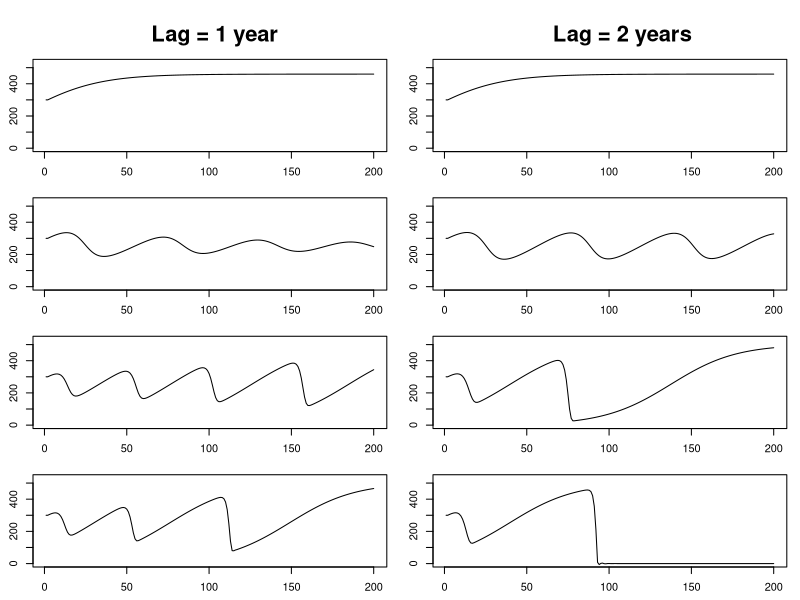
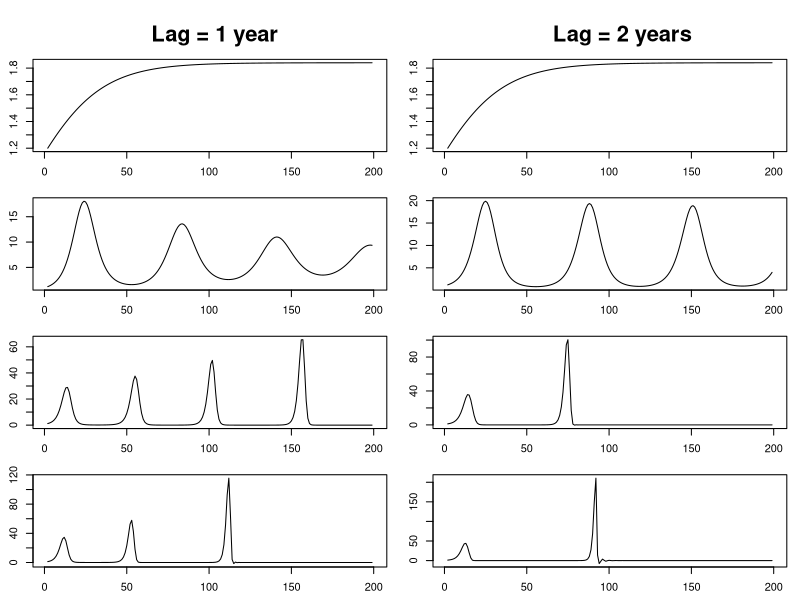

Here is the R script that generated these plots, in order:
##################
# Simple SES model 

# classic logistic growth model 
# plus fishing mortality
# similar to predator-prey models, there is negative feedback between fishing pressure and fish abundance

###################

# number of years
n.years = 200

# scenarios
F.sens = data.frame(scalar = rep(c(0, 0.5, 1, 2, 3, 4),2), 
                    lag = c(1,1,1,1,1,1,2,2,2,2,2,2)) # sensitivity to changes in fish abundance

# Define ecological state variables
N <- matrix(nrow = n.years, ncol = length(F.sens[,1])) # Population size
r <- matrix(nrow = n.years, ncol = length(F.sens[,1])) # Intrinsic growth rate

# Define social state variables
F <- matrix(nrow = n.years, ncol = length(F.sens[,1])) # Fishing effort
C <- matrix(nrow = n.years, ncol = length(F.sens[,1])) # Catch rate
P <- matrix(nrow = n.years, ncol = length(F.sens[,1])) # Policy regulations

# Define model parameters
alpha <- 0.05 # Growth rate coefficient
K <- 500 # Carrying capacity
gamma <- 0.02 # Catch rate coefficient
delta <- 0.1 # Policy coefficient

# Define initial values for year 1
N[1:2,] <- 300
F[1:2,] <- 0.2

# Define model equations
for(j in 1:length(F.sens[,1])){
  for (t in 3:n.years) {

        # Social dynamics
    C[t-1,j] <- gamma * F[t-1,j] * N[t-1,j]             # catch is a function of population size, fishing intensity, and catch rate (gamma)
    P[t-1,j] <- ((N[t-F.sens[j,2],j]/K) -  0.5) * F.sens[j,1]  # policy enforcement becomes more lenient when population approaches carrying capacity (can include lagged policy changes) 
    F[t,j] <- F[t-1,j] + (P[t-1,j] * F[t-1,j])          # fishing pressure changes with yearly changes in enforcement
    
    # Ecological dynamics
    r[t-1,j] <- alpha * N[t-1,j]
    N[t,j] <- N[t-1,j] + r[t-1,j] * (1 - N[t-1,j]/K) - C[t-1,j] 
    
    
  }
}


# Plot population size and fishing effort over time
pdf(file = "cyclic_lag.pdf", width = 6, height = 8)

par(mar=c(0,0,0,0))

layout(matrix(c(1,2,3,4,5,1,6,7,8,9),ncol=2),heights=c(1,3,3,3,3))

plot.new()

text(0.25,0.2,"Lag = 1 year",cex=2,font=2)
text(0.8,0.2,"Lag = 2 years",cex=2,font=2)

par(mar=c(2.5,2.5,1,1))
plot(N[,1], type = "l", ylab = "Population size", ylim = c(0,max(N, na.rm=T)+50))
plot(N[,3], type = "l", ylab = "Population size", ylim = c(0,max(N, na.rm=T)+50))
plot(N[,5], type = "l", ylab = "Population size", ylim = c(0,max(N, na.rm=T)+50))
plot(N[,6], type = "l", ylab = "Population size", ylim = c(0,max(N, na.rm=T)+50))
plot(N[,7], type = "l", ylab = "Population size", ylim = c(0,max(N, na.rm=T)+50))
plot(N[,9], type = "l", ylab = "Population size", ylim = c(0,max(N, na.rm=T)+50))
plot(N[,11], type = "l", ylab = "Population size", ylim = c(0,max(N, na.rm=T)+50))
plot(N[,12], type = "l", ylab = "Population size", ylim = c(0,max(N, na.rm=T)+50))

dev.off()

# Plot population size and fishing effort over time
pdf(file = "cyclic_lag_catch.pdf", width = 6, height = 8)

par(mar=c(0,0,0,0))

layout(matrix(c(1,2,3,4,5,1,6,7,8,9),ncol=2),heights=c(1,3,3,3,3))

plot.new()

text(0.25,0.2,"Lag = 1 year",cex=2,font=2)
text(0.8,0.2,"Lag = 2 years",cex=2,font=2)

par(mar=c(2.5,2.5,1,1))
plot(C[,1], type = "l", ylab = "Catch")
plot(C[,3], type = "l", ylab = "Catch")
plot(C[,5], type = "l", ylab = "Catch")
plot(C[,6], type = "l", ylab = "Catch")
plot(C[,7], type = "l", ylab = "Catch")
plot(C[,9], type = "l", ylab = "Catch")
plot(C[,11], type = "l", ylab = "Catch")
plot(C[,12], type = "l", ylab = "Catch")

dev.off()
